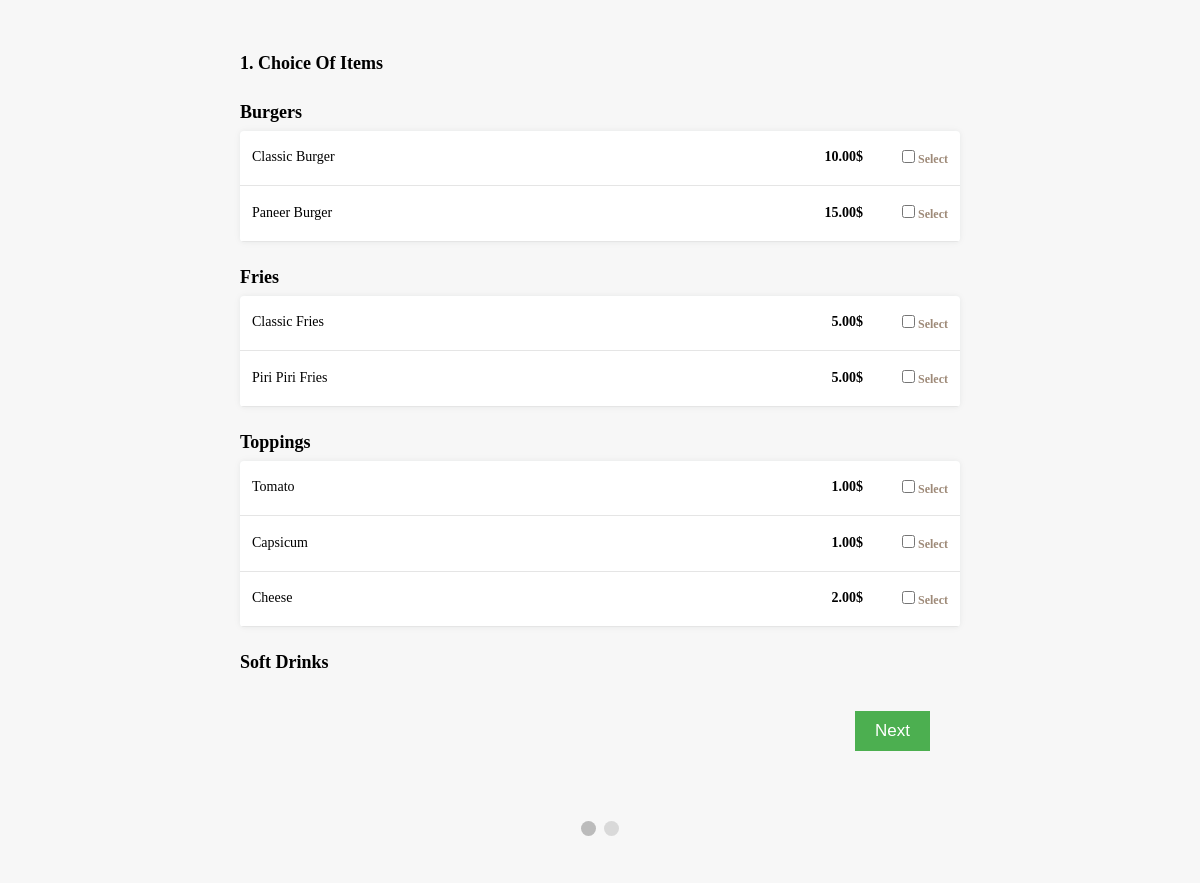
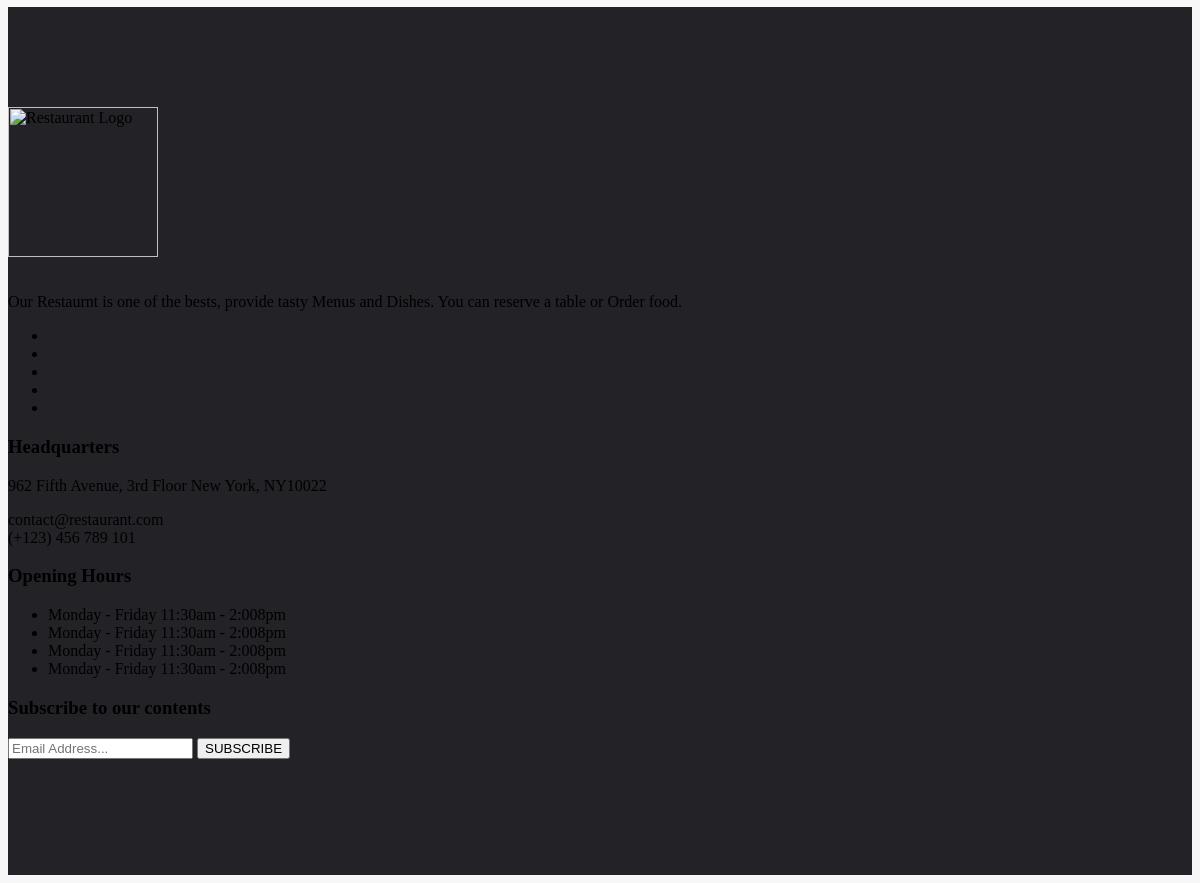
Page /order_food.php on the committed database (2 pictures, top to bottom).
### tables this page shows
CREATE TABLE `menu_categories` (
  `category_id` int(2) NOT NULL,
  `category_name` varchar(15) NOT NULL
);

CREATE TABLE `menus` (
  `menu_id` int(2) NOT NULL,
  `menu_name` varchar(20) NOT NULL,
  `menu_description` varchar(255) NOT NULL,
  `menu_price` decimal(4,2) NOT NULL,
  `menu_image` varchar(255) NOT NULL,
  `category_id` int(2) NOT NULL
);

### order_food.php (the view, shortened to what this page needs)
<?php
    include "connect.php";
?>
	<section class="order_food_section">
		<form method="post" id="order_food_form" action="order_food.php">
			<div class="select_menus_tab order_food_tab" id="menus_tab">
                <div class="text_header">
                    <span>
                        1. Choice of Items
                    </span>
                </div>
				<div>
					<?php
						$stmt = $con->prepare("Select * from menu_categories");
                    	$stmt->execute();
                    	$menu_categories = $stmt->fetchAll();
                    	foreach($menu_categories as $category)
                    	{
                    		?>
                    			<div class="text_header">
									<span>
										<?php echo $category['category_name']; ?>
									</span>
								</div>
								<div class="items_tab">
				        			<?php
				        				$stmt = $con->prepare("Select * from menus where category_id = ?");
				                    	$stmt->execute(array($category['category_id']));
				                    	$rows = $stmt->fetchAll();
				                    	foreach($rows as $row)
				                    	{
				                        	echo "<div class='itemListElement'>";
				                            	echo "<div class = 'item_details'>";
				                                	echo "<div>";
				                                    	echo $row['menu_name'];
				                                	echo "</div>";
				                                	echo "<div class = 'item_select_part'>";
				                                    	echo "<div class = 'menu_price_field'>";
				    										echo "<span style = 'font-weight: bold;'>";
				                                    			echo $row['menu_price']."$";
				                                    		echo "</span>";
				                                    	echo "</div>";
				                                    ?>
				                                    	<div class="select_item_bttn">
				                                    		<div class="btn-group-toggle" data-toggle="buttons">
																<label class="menu_label item_label btn btn-secondary">
																	<input type="checkbox"  name="selected_menus[]" value="<?php echo $row['menu_id'] ?>" autocomplete="off">Select
																</label>
															</div>
				                                    	</div>
				                                    <?php
				                                	echo "</div>";
				                            	echo "</div>";
				                        	echo "</div>";
				                    	}
				            		?>
				    			</div>
                    		<?php
                    	}
					?>
				</div>
			</div>
            <div style="overflow:auto;padding: 30px;">
                <div style="float:right;">
                    <button type="button" id="nextBtn" class="next_prev_buttons" onclick="nextPrev(1)">Next</button>
                </div>
            </div>
            <div style="text-align:center;margin-top:40px;">
                <span class="step"></span>
                <span class="step"></span>
            </div>
		</form>
	</section>
    <section class="widget_section" style="background-color: #222227;padding: 100px 0;">
        <div class="container">
            <div class="row">
                <div class="col-lg-3 col-md-6">
                    <div class="footer_widget">
                        <img src="Design/images/restaurant-logo.png" alt="Restaurant Logo" style="width: 150px;margin-bottom: 20px;">
                        <p>
                            Our Restaurnt is one of the bests, provide tasty Menus and Dishes. You can reserve a table or Order food.
                        </p>
                        <ul class="widget_social">
                            <li><a href="#" data-toggle="tooltip" title="Facebook"><i class="fab fa-facebook-f fa-2x"></i></a></li>
                            <li><a href="#" data-toggle="tooltip" title="Twitter"><i class="fab fa-twitter fa-2x"></i></a></li>
                            <li><a href="#" data-toggle="tooltip" title="Instagram"><i class="fab fa-instagram fa-2x"></i></a></li>
                            <li><a href="#" data-toggle="tooltip" title="LinkedIn"><i class="fab fa-linkedin fa-2x"></i></a></li>
                            <li><a href="#" data-toggle="tooltip" title="Google+"><i class="fab fa-google-plus-g fa-2x"></i></a></li>
                        </ul>
                    </div>
                </div>
                <div class="col-lg-3 col-md-6">
                     <div class="footer_widget">
                        <h3>Headquarters</h3>
                        <p>
                            962 Fifth Avenue, 3rd Floor New York, NY10022
                        </p>
                        <p>
                            contact@restaurant.com
                            <br>
                            (+123) 456 789 101
                        </p>
                     </div>
                </div>
                <div class="col-lg-3 col-md-6">
                    <div class="footer_widget">
                        <h3>
                            Opening Hours
                        </h3>
                        <ul class="opening_time">
                            <li>Monday - Friday 11:30am - 2:008pm</li>
                            <li>Monday - Friday 11:30am - 2:008pm</li>
                            <li>Monday - Friday 11:30am - 2:008pm</li>
                            <li>Monday - Friday 11:30am - 2:008pm</li>
                        </ul>
                    </div>
                </div>
                <div class="col-lg-3 col-md-6">
                    <div class="footer_widget">
                        <h3>Subscribe to our contents</h3>
                        <div class="subscribe_form">
                            <form action="#" class="subscribe_form" novalidate="true">
                                <input type="email" name="EMAIL" id="subs-email" class="form_input" placeholder="Email Address...">
                                <button type="submit" class="submit">SUBSCRIBE</button>
                            </form>
                        </div>
                    </div>
                </div>
            </div>
        </div>
    </section>

### order_food.php (style rules this page uses)
.text_header { margin-bottom: 5px; font-size: 18px; font-weight: bold; line-height: 1.5; margin-top: 22px; text-transform: capitalize; }
.items_tab { border-radius: 4px; background-color: white; overflow: hidden; box-shadow: 0 0 5px 0 rgba(60, 66, 87, 0.04), 0 0 10px 0 rgba(0, 0, 0, 0.04); }
.itemListElement { font-size: 14px; line-height: 1.29; border-bottom: solid 1px #e5e5e5; cursor: pointer; padding: 16px 12px 18px 12px; }
.item_details { width: auto; display: -webkit-box; display: -moz-box; display: -ms-flexbox; display: -webkit-flex; display: flex; flex-direction: row; justify-content: space-between; align-items: center; -webkit-box-orient: horizontal; -webkit-box-direction: normal; -webkit-flex-direction: row; -webkit-box-pack: justify; -webkit-justify-content: space-between; -webkit-box-align: center; -webkit-align-items: center; }
.item_label { color: #9e8a78; border-color: #9e8a78; background: white; font-size: 12px; font-weight: 700; }
.item_select_part { display: flex; -webkit-box-pack: justify; justify-content: space-between; -webkit-box-align: center; align-items: center; flex-shrink: 0; }
.select_item_bttn { width: 55px; display: flex; margin-left: 30px; -webkit-box-pack: end; justify-content: flex-end; }
.menu_price_field { width: auto; display: flex; margin-left: 30px; -webkit-box-align: baseline; align-items: baseline; }
.order_food_section { max-width: 720px; margin: 50px auto; padding: 0px 15px; }
.step { height: 15px; width: 15px; margin: 0 2px; background-color: #bbbbbb; border: none; border-radius: 50%; display: inline-block; opacity: 0.5; }
.step.active { opacity: 1; }
.order_food_tab { display: none; }
.next_prev_buttons { background-color: #4CAF50; color: #ffffff; border: none; padding: 10px 20px; font-size: 17px; cursor: pointer; }

### rows in the picture
menu_categories: category_name "Burgers"
menus: menu_name "Classic Burger", menu_price "10.00"
menus: menu_name "Paneer Burger", menu_price "15.00"
menu_categories: category_name "Fries"
menus: menu_name "Classic Fries", menu_price "5.00"
menus: menu_name "Piri Piri Fries", menu_price "5.00"
menu_categories: category_name "Toppings"
menus: menu_name "Tomato", menu_price "1.00"
menus: menu_name "Capsicum", menu_price "1.00"
menus: menu_name "Cheese", menu_price "2.00"
menu_categories: category_name "Soft Drinks"
